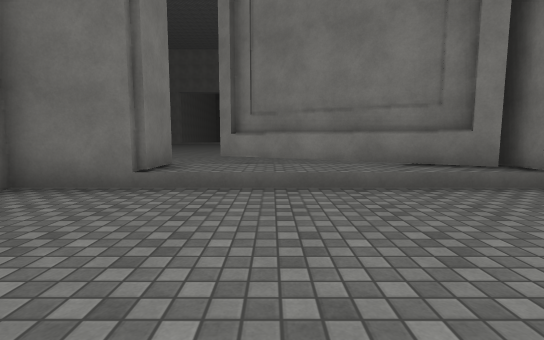
View 1 (above)

24 first-person views from a walk through a 3-D level made in the Unity game engine. The camera is 1.2 m above the floor, tilts 6° down and sees 85° across. The floor is counted in squares, 1.8 m on a side. Each view is taken from the middle of a square. On the plan, view 1 faces up. The plan holds only what a view shows up to about 10 squares ahead; the rest is blank. The place goes on beyond the plan. The player character is not drawn. Surface patterns are stand-ins for the level's own textures.

View 2
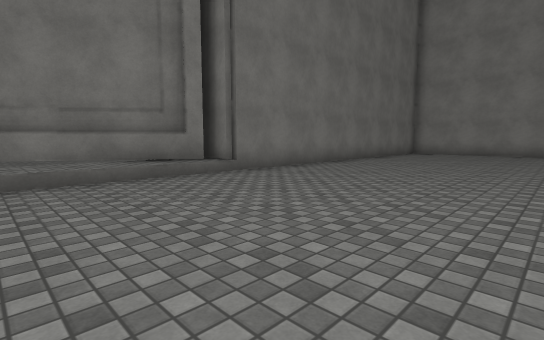

View 3
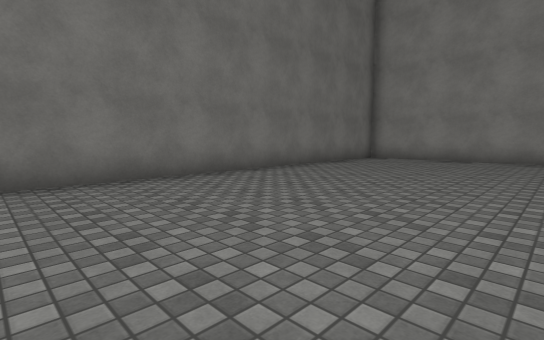

View 4
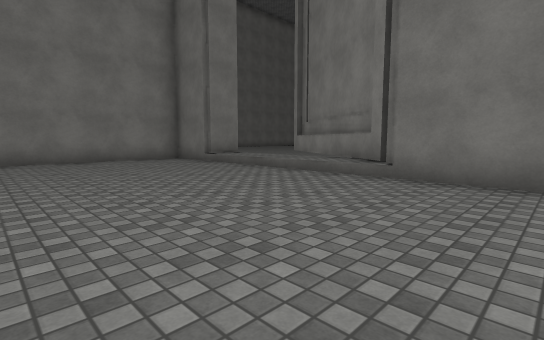

View 5
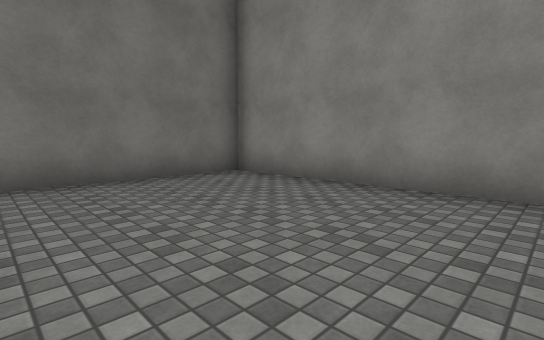

View 6
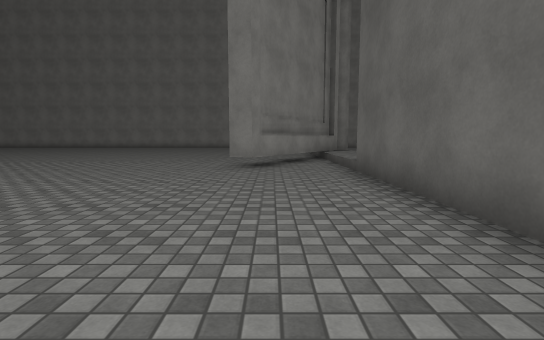

View 7
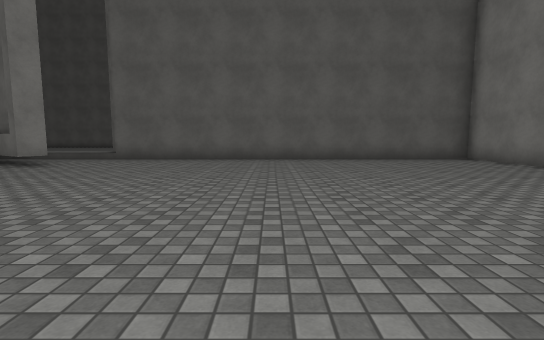

View 8
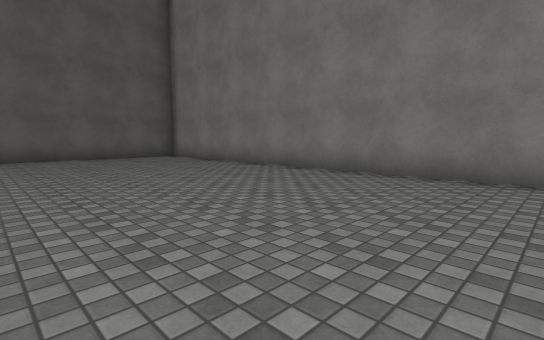

View 9
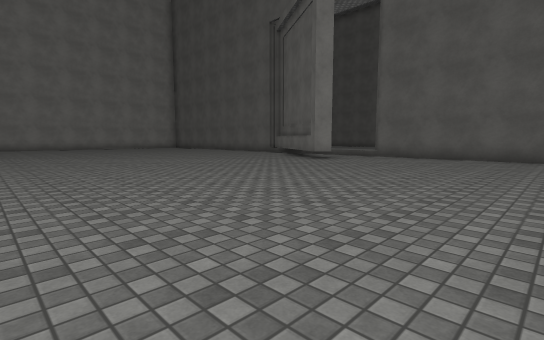

View 10
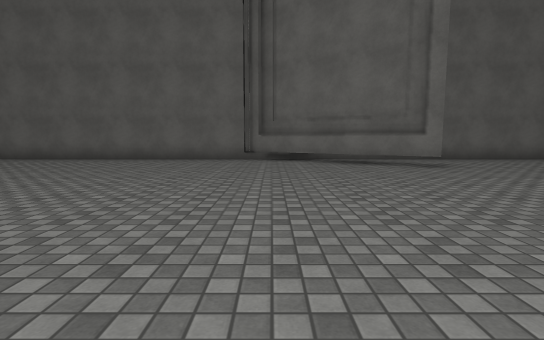

View 11
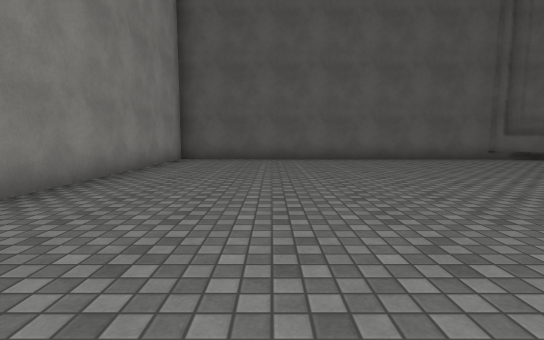

View 12
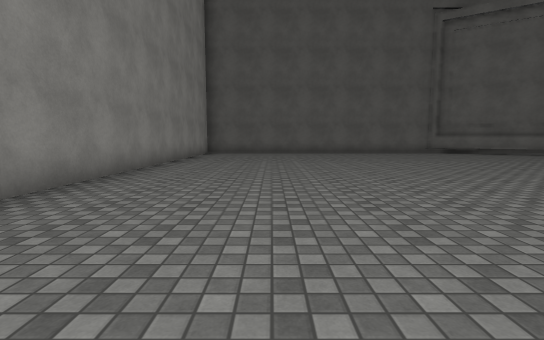

View 13
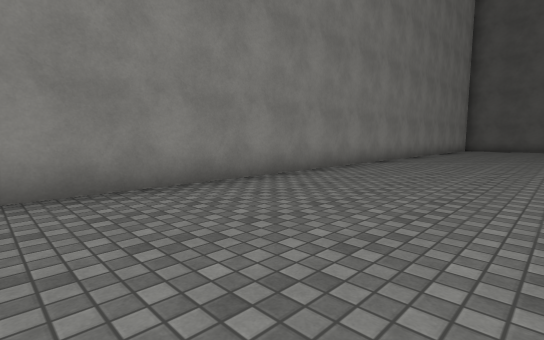

View 14
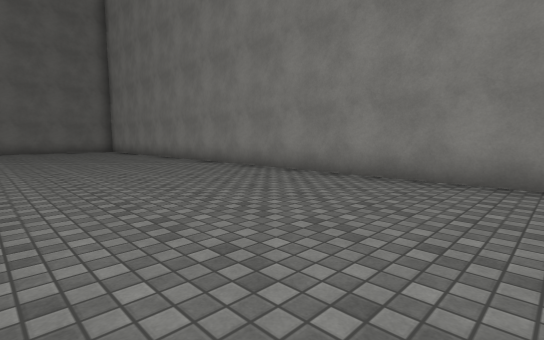

View 15
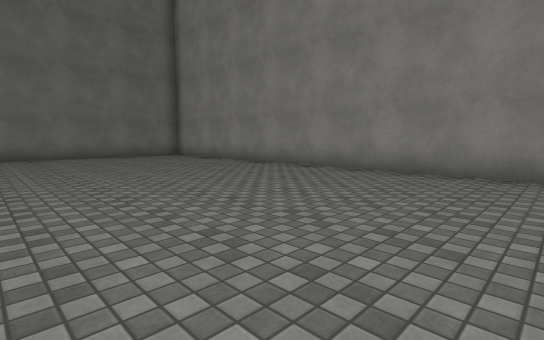

View 16
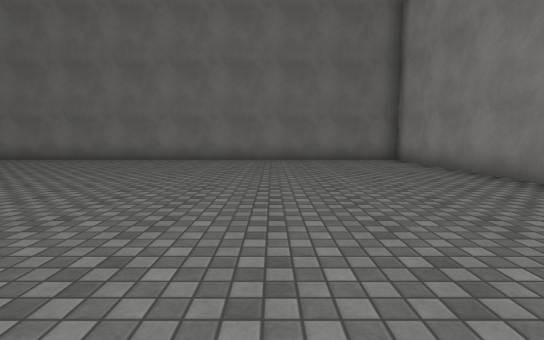

View 17
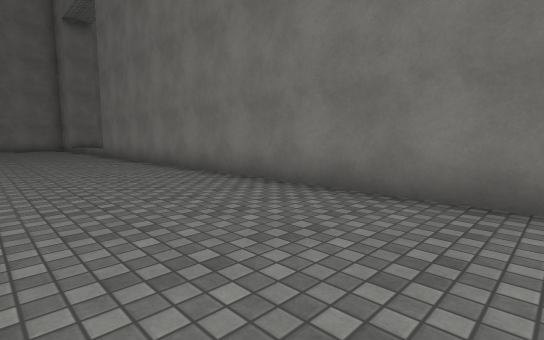

View 18
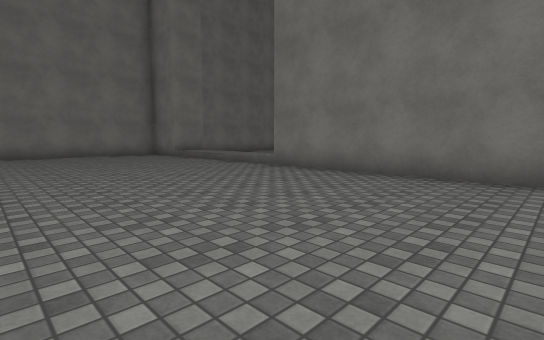

View 19
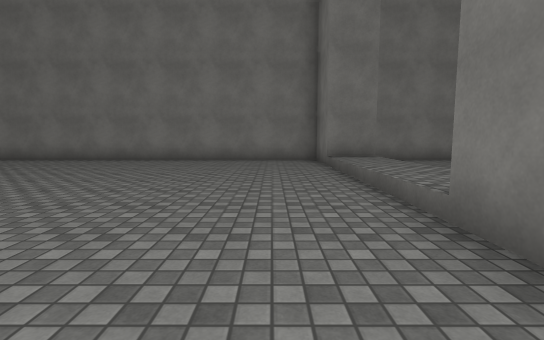

View 20
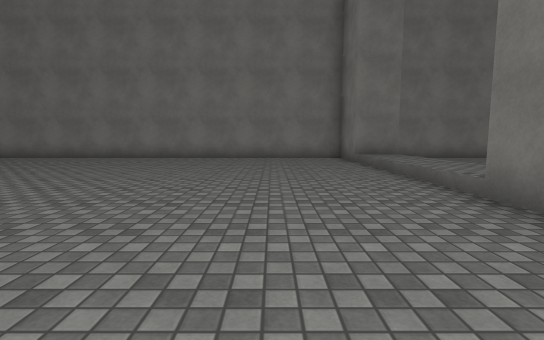

View 21
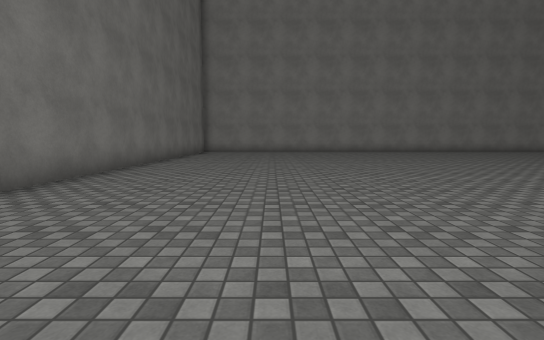

View 22
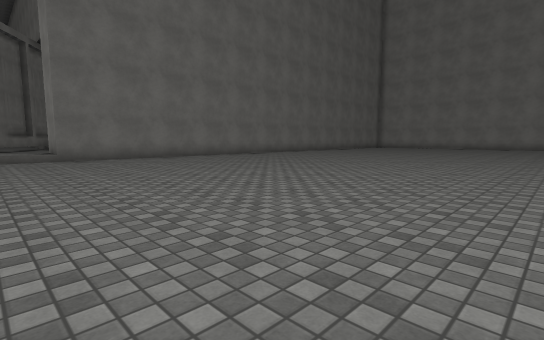

View 23
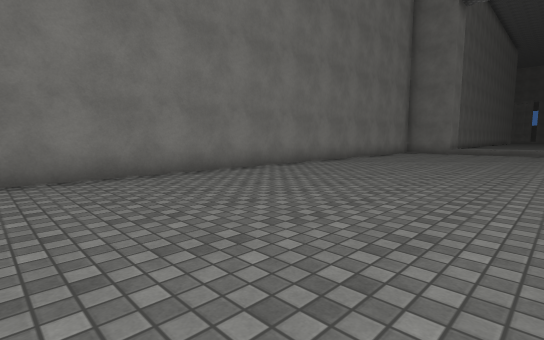

View 24
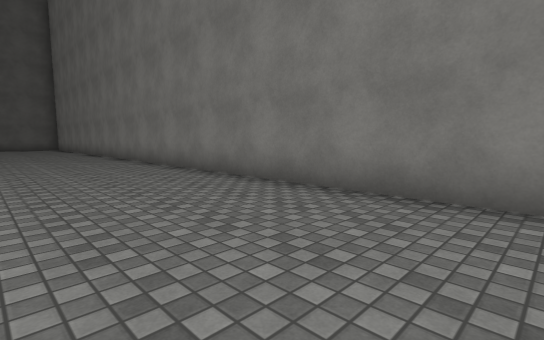

### Floor plan
Key: @ floor where view 1 was taken; # wall or solid block; . main floor; : floor 0.5 m higher than the main floor; / step, stairs or slope; T thing the floor can be seen under or through.
Columns run from 14 left of view 1 to 14 right of it. Each row starts with its distance up from view 1.
 41 #...
 40 #...
 39 #  .....
 38 ###:::::#####################
 37 #...........................#
 36 #...........................#
 35 #...........................#
 34 #...........................#
 33 #...........................#
 32 #...........................#
 31 #...........................#
 30 #...........................#
 29 #...........................#
 28 #...........................#
 27 #...............    ........#
 26 #......               ......#
 25 #......                .....#
 24 #......                .....#
 23 #......                .....#
 22 #....                  .....#
 21 #....                  .....#
 20 #....                   ....#
 19 #....                   ....#
 18 #....                   ....#
 17 #....                  .....#
 16 #................     ......#
 15 #...........................#
 14 #...........................#
 13 #...........................#
 12 #...........................#
 11 #...........................#
 10 #...........................#
  9 #...........................#
  8 #...........................#
  7 #............TTT............#
  6 #..............TT#..........#
  5 #############::::############
  4           ###/////###########
  3           #.................#
  2           #.................#
  1           #.................#
  0           #...@.............#
 -1           #.................#

Positions as (right, up) in squares from view 1, and headings:
1: (0, 0), facing up
2: (0, -1), facing up-right
3: (4, -1), facing up-right
4: (6, -1), facing up-left
5: (10, -1), facing up-right
6: (-8, 7), facing right
7: (-7, 15), facing down
8: (-8, 16), facing down-left
9: (-7, 16), facing down-right
10: (3, 15), facing down
11: (11, 15), facing down
12: (11, 19), facing down
13: (10, 24), facing down-right
14: (9, 21), facing up-right
15: (8, 26), facing up-right
16: (10, 28), facing up
17: (6, 34), facing up-left
18: (-1, 32), facing up-left
19: (-4, 36), facing left
20: (-3, 35), facing left
21: (-1, 34), facing right
22: (-8, 27), facing up-right
23: (-8, 23), facing up-left
24: (-10, 26), facing down-left
